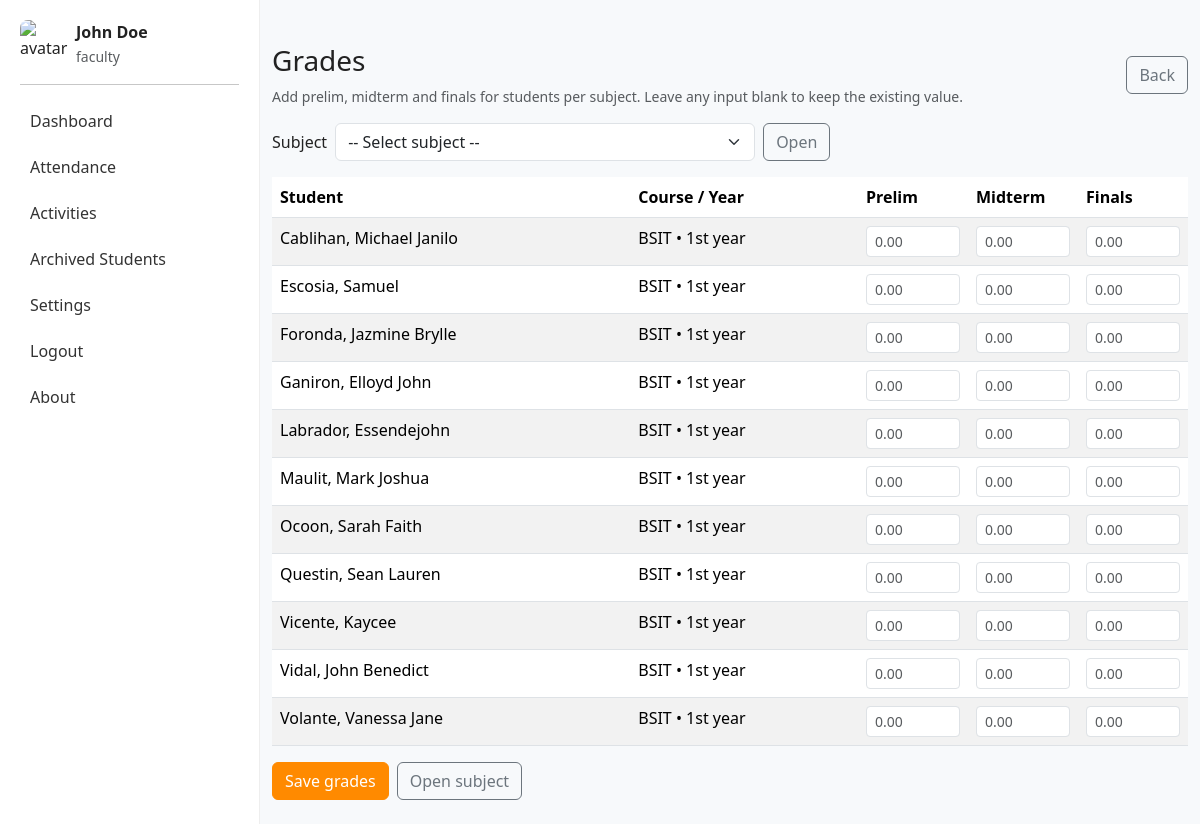
Page /faculty/grades.php?subject_id=2 (signed in) on the committed database.
### tables this page shows
CREATE TABLE `students` (
  `id` int(11) NOT NULL,
  `subject_id` int(11) NOT NULL,
  `lastname` varchar(255) NOT NULL,
  `firstname` varchar(255) NOT NULL,
  `course` varchar(100) DEFAULT '',
  `year_level` varchar(50) DEFAULT '',
  `avatar` varchar(255) DEFAULT 'assets/img/default-avatar.png',
  `archived` tinyint(1) DEFAULT '0',
  `created_at` timestamp NOT NULL DEFAULT CURRENT_TIMESTAMP
);

CREATE TABLE `grades` (
  `id` int(11) NOT NULL,
  `student_id` int(11) NOT NULL,
  `subject_id` int(11) NOT NULL,
  `prelim` decimal(5,2) DEFAULT '0.00',
  `midterm` decimal(5,2) DEFAULT '0.00',
  `finals` decimal(5,2) DEFAULT '0.00',
  `updated_at` timestamp NOT NULL DEFAULT CURRENT_TIMESTAMP ON UPDATE CURRENT_TIMESTAMP
);

### faculty/grades.php (the view, shortened to what this page needs)
<?php
$pdo = pdo();
$subject_id = intval($_GET['subject_id'] ?? 0);
$students = [];
if($subject_id){
    $sstmt = $pdo->prepare("SELECT * FROM students WHERE subject_id = ? AND archived = 0 ORDER BY lastname, firstname");
    $sstmt->execute([$subject_id]);
    $students = $sstmt->fetchAll();
    $ids = array_map(function($s){ return (int)$s['id']; }, $students);
    $grades = [];
    if(!empty($ids)){
        $placeholders = implode(',', array_fill(0, count($ids), '?'));
        $gstmt = $pdo->prepare("SELECT * FROM grades WHERE subject_id = ? AND student_id IN ($placeholders)");
        $gstmt->execute(array_merge([$subject_id], $ids));
        foreach($gstmt->fetchAll() as $g){
            $grades[$g['student_id']] = $g;
        }
    }
}
?>
<!doctype html>
<html>
<head>
  <link href="https://cdn.jsdelivr.net/npm/bootstrap@5.3.2/dist/css/bootstrap.min.css" rel="stylesheet">
  <link rel="stylesheet" href="../assets/css/style.css">
</head>
<body>
  <?php include '../shared/left_nav.php'; ?>
  <main class="main-content">
    <div class="container py-4">
      <div class="d-flex justify-content-between align-items-center mb-3">
        <div>
          <h3>Grades</h3>
          <div class="small text-muted">Add prelim, midterm and finals for students per subject. Leave any input blank to keep the existing value.</div>
        </div>
        <div>
          <a href="dashboard.php" class="btn btn-outline-secondary">Back</a>
        </div>
      </div>
      <form method="get" class="mb-3 d-flex gap-2 align-items-center">
        <label class="mb-0">Subject</label>
        <select name="subject_id" class="form-select" style="max-width:420px;">
          <option value="">-- Select subject --</option>
        </select>
        <button class="btn btn-outline-secondary">Open</button>
      </form>
      <?php if($subject_id): ?>
        <form method="post">
          <table class="table table-striped">
            <thead>
              <tr>
                <th>Student</th>
                <th>Course / Year</th>
                <th style="width:110px">Prelim</th>
                <th style="width:110px">Midterm</th>
                <th style="width:110px">Finals</th>
              </tr>
            </thead>
            <tbody>
              <?php if(empty($students)): ?>
                <tr><td colspan="5">No students in this subject.</td></tr>
              <?php else: ?>
                <?php foreach($students as $st):
                  $g = $grades[$st['id']] ?? null;
                ?>
                  <tr>
                    <td><?php echo htmlspecialchars($st['lastname'].', '.$st['firstname']) ?></td>
                    <td><?php echo htmlspecialchars($st['course'].' • '.$st['year_level']) ?></td>
                    <td><input step="0.01" min="0" type="number" name="grades[<?php echo $st['id'] ?>][prelim]" class="form-control form-control-sm" placeholder="<?php echo $g ? htmlspecialchars($g['prelim']) : '' ?>"></td>
                    <td><input step="0.01" min="0" type="number" name="grades[<?php echo $st['id'] ?>][midterm]" class="form-control form-control-sm" placeholder="<?php echo $g ? htmlspecialchars($g['midterm']) : '' ?>"></td>
                    <td><input step="0.01" min="0" type="number" name="grades[<?php echo $st['id'] ?>][finals]" class="form-control form-control-sm" placeholder="<?php echo $g ? htmlspecialchars($g['finals']) : '' ?>"></td>
                  </tr>
                <?php endforeach; ?>
              <?php endif; ?>
            </tbody>
          </table>
          <div class="d-flex gap-2">
            <button class="btn btn-orange">Save grades</button>
            <a class="btn btn-outline-secondary" href="subject.php?id=<?php echo $subject_id ?>">Open subject</a>
          </div>
        </form>
      <?php endif; ?>
    </div>
  </main>
</body>
</html>

### assets/css/style.css (style rules this page uses)
body { font-family: system-ui, -apple-system, "Segoe UI", Roboto, "Helvetica Neue", Arial; background:#f7f9fb; color:#222; }
.btn-orange { background: #ff8a00; border-color: #ff8a00; color: #fff; }

### shared/left_nav.php (style rules this page uses)
.main-content { margin-left:260px; padding-top:20px; }
.btn-orange { background:#ff8a00; border-color:#ff8a00; color:white; }

### rows in the picture
students: lastname+firstname "Cablihan, Michael Janilo", course+year_level "BSIT • 1st year", id.prelim "0.00", id.midterm "0.00", id.finals "0.00"
students: lastname+firstname "Escosia, Samuel", course+year_level "BSIT • 1st year", id.prelim "0.00", id.midterm "0.00", id.finals "0.00"
students: lastname+firstname "Foronda, Jazmine Brylle", course+year_level "BSIT • 1st year", id.prelim "0.00", id.midterm "0.00", id.finals "0.00"
students: lastname+firstname "Ganiron, Elloyd John", course+year_level "BSIT • 1st year", id.prelim "0.00", id.midterm "0.00", id.finals "0.00"
students: lastname+firstname "Labrador, Essendejohn", course+year_level "BSIT • 1st year", id.prelim "0.00", id.midterm "0.00", id.finals "0.00"
students: lastname+firstname "Maulit, Mark Joshua", course+year_level "BSIT • 1st year", id.prelim "0.00", id.midterm "0.00", id.finals "0.00"
students: lastname+firstname "Ocoon, Sarah Faith", course+year_level "BSIT • 1st year", id.prelim "0.00", id.midterm "0.00", id.finals "0.00"
students: lastname+firstname "Questin, Sean Lauren", course+year_level "BSIT • 1st year", id.prelim "0.00", id.midterm "0.00", id.finals "0.00"
students: lastname+firstname "Vicente, Kaycee", course+year_level "BSIT • 1st year", id.prelim "0.00", id.midterm "0.00", id.finals "0.00"
students: lastname+firstname "Vidal, John Benedict", course+year_level "BSIT • 1st year", id.prelim "0.00", id.midterm "0.00", id.finals "0.00"
students: lastname+firstname "Volante, Vanessa Jane", course+year_level "BSIT • 1st year", id.prelim "0.00", id.midterm "0.00", id.finals "0.00"

### other values in the picture
$user['fullname'] ?: $user['username'] "John Doe"
$user['role'] "faculty"
$l['label'] "Dashboard"
$l['label'] "Attendance"
$l['label'] "Activities"
$l['label'] "Archived Students"
$l['label'] "Settings"
$l['label'] "Logout"
$l['label'] "About"
